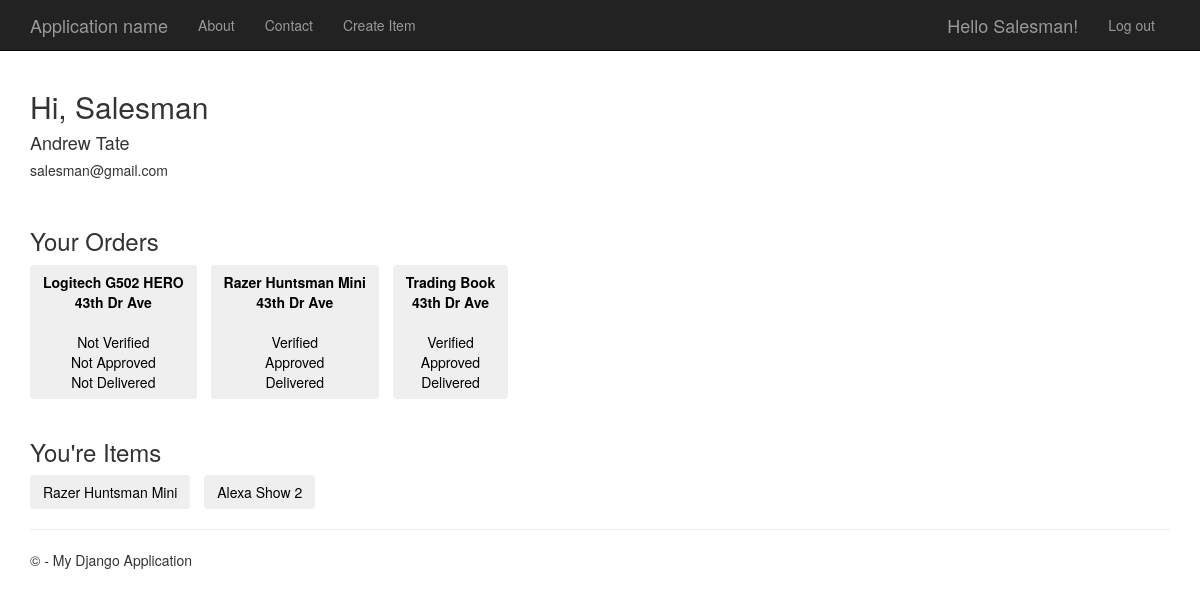
/users/myaccount/ (signed in), run on an earlier commit of the app's database.
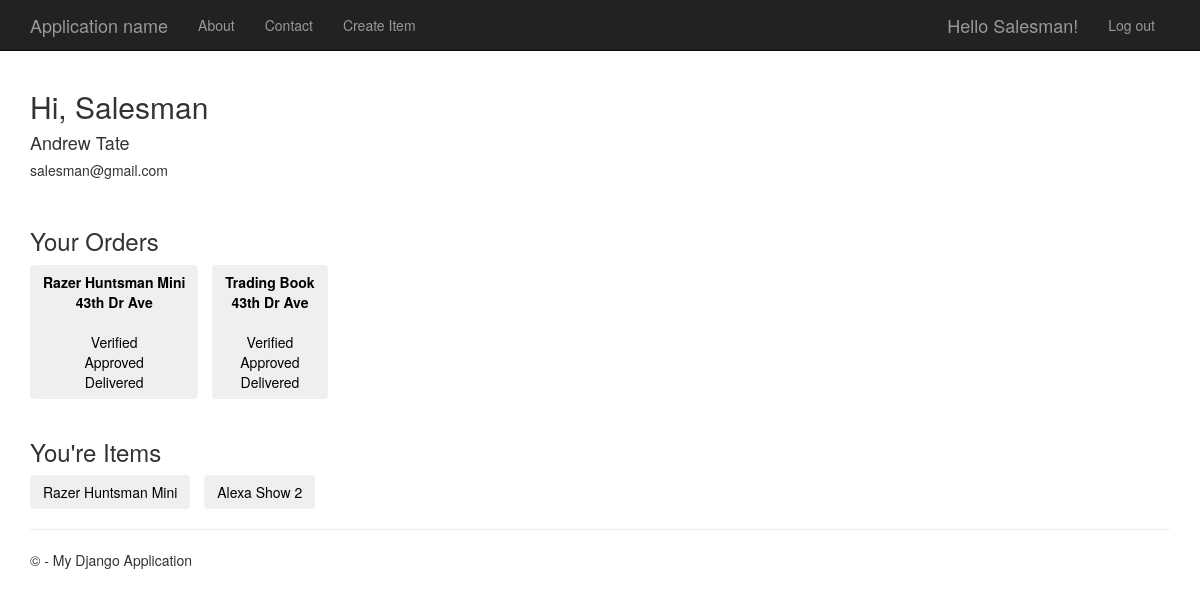
And on a later commit of the database.
### users/models.py (models this page shows)
class User(AbstractUser):
    is_salesman = models.BooleanField(default=True)
    is_manager = models.BooleanField(default=False)
    is_courier = models.BooleanField(default=False)
    is_financeofficer = models.BooleanField(default=False)

### item/models.py (models this page shows, shortened)
class DeliveryOrder(models.Model):
    date_added_order = models.DateField(auto_now_add=True)
    item = models.ForeignKey(Item, on_delete=models.CASCADE)
    user = models.ForeignKey(User, on_delete=models.CASCADE)
    quantity = models.IntegerField(default=1)
    state = models.CharField(max_length=30)
    city = models.CharField(max_length=30)
    address = models.CharField(max_length=255)
    home = models.CharField(max_length=30)
    is_verified = models.BooleanField(default=False)
    is_approved = models.BooleanField(default=False)
    is_completed = models.BooleanField(default=False)
    is_canceled = models.BooleanField(default=False)
    is_invoice = models.BooleanField(default=False)
    is_invoice_created = models.BooleanField(default=False)
    service = models.IntegerField(default=10)
    tax = models.IntegerField(default=10)
    quantity = models.IntegerField(default=1)
    invoice = models.FloatField(default=0)

class Item(models.Model):
    name = models.CharField(max_length=50)
    owner = models.ForeignKey(User, on_delete=models.CASCADE)
    price = models.FloatField()
    quantity = models.IntegerField(default=1)
    description = models.TextField(null=True, default=None, blank=True)
    def __str__(self):
        return self.name

### users/views.py (the view)
# urls.py: path("myaccount/", views.myaccount, name="myaccount"),
def myaccount(request):
    items = Item.objects.all()
    orders = DeliveryOrder.objects.all()
    return render(request, 'myaccount.html', {"orders": orders, "items": items})

### users/templates/myaccount.html (shortened to what this page needs)
{% extends "app/layout.html" %}
{% block content %}
<div>
    <br/>
    <h2>Hi, {{ user.username }}</h2>
    <h4>{{ user.first_name }} {{ user.last_name }}</h4>
    <h5>{{ user.email }}</h5>
    <br/>
    <h3>Your Orders</h3>
    {% for order in orders %}
    <tr><td>
        {% if order.user == user %}
            {% if order.is_invoice %}
            <a class="item" href="{% url 'invoice-detail' order.id %}" style="padding-right: 10px;">
            <button type="submit" class="btn btn-outline-info waves-effect">
                <b>{{ order.item }}</b>
                <br/>
                    <b>{{ order.address }}</b>
                <br/><br/>
                {% if order.is_verified == False %}
                    Not Verified
                {% else %}
                    Verified
                {% endif %}
                <br/>
                {% if order.is_approved == False %}
                    Not Approved
                {% else %}
                    Approved
                {% endif %}
                <br/>
                {% if order.is_completed == False %}
                    Not Delivered
                {% else %}
                    Delivered
                {% endif %}
            </button></a>
            {% endif %}
        {% endif %}
    </td></tr>
    {% endfor %}
    <br/><br/>
    <h3>You're Items</h3>
    {% for item in items %}
        {% if item.owner == user %}
            <a class="item" href="{% url 'item-detail' item.id %}" style="padding-right: 10px;">
            <button type="submit" class="btn btn-outline-info waves-effect">
                {{ item.name }}
            </button></a>
        {% endif %}
    {% empty %}
        <h4>You Have no Items</h4>
    {% endfor %}
</div>
{% endblock %}

### app/templates/app/layout.html (shortened to what this page needs)
<!DOCTYPE html>
<html>
<head>
    {% load static %}
    <link rel="stylesheet" type="text/css" href="{% static 'app/content/bootstrap.min.css' %}" />
    <link rel="stylesheet" type="text/css" href="{% static 'app/content/site.css' %}" />
</head>
<body>
    <div class="navbar navbar-inverse navbar-fixed-top">
        <div class="container">
            <div class="navbar-header">
                <a href="/" class="navbar-brand">Application name</a>
            </div>
            <div class="navbar-collapse collapse">
                <ul class="nav navbar-nav">
                        <li><a href="{% url 'about' %}">About</a></li>
                        <li><a href="{% url 'contact' %}">Contact</a></li>
                        {% if user.is_authenticated %}
                            {% if user.is_salesman %}
                                <li><a href="{% url 'create-item' %}">Create Item</a></li>
                            {% elif user.is_manager %}
                                <li><a href="{% url 'approve-order' %}">Approve Orders</a></li>
                            {% elif user.is_courier %}
                                <li><a href="{% url 'delivery-order' %}">Delivery Orders</a></li>
                            {% elif user.is_financeofficer %}
                                <li><a href="{% url 'finance-office' %}">Finance Officer</a></li>
                            {% endif %}
                        {% endif %}
                </ul>
                {% include 'app/loginpartial.html' %}
             </div>
        </div>
    </div>
    <div class="container body-content">
{% block content %}{% endblock %}
        <hr/>
        <footer>
            <p>&copy; {{ year }} - My Django Application</p>
        </footer>
    </div>
</body>
</html>

### app/templates/app/loginpartial.html (shortened to what this page needs)
{% if user.is_authenticated %}
<form id="logoutForm" action="/logout" method="post" class="navbar-right">
    <ul class="nav navbar-nav navbar-right">
        <li><a href="{% url 'myaccount' %}" class="navbar-brand">Hello {{ user.username }}!</a></li>
        <li><a href="{% url 'logout' %}">Log out</a></li>
    </ul>
</form>
{% else %}
<ul class="nav navbar-nav navbar-right">
    <li><a href="{% url 'sign-up' %}">Sign Up</a></li>
    <li><a href="{% url 'login' %}">Log in</a></li>
</ul>
{% endif %}

### app/static/app/content/site.css (style rules this page uses)
body { padding-top: 50px; padding-bottom: 20px; }
.body-content { padding-left: 15px; padding-right: 15px; }

### users/templates/myaccount.html (style rules this page uses)
.item:link { text-decoration: none; color: black; }

What changed in the data, as far as the page shows it:
removed DeliveryOrder: item "Logitech G502 HERO", address "43th Dr Ave", is_verified "Not Verified", is_approved "Not Approved", is_completed "Not Delivered"
